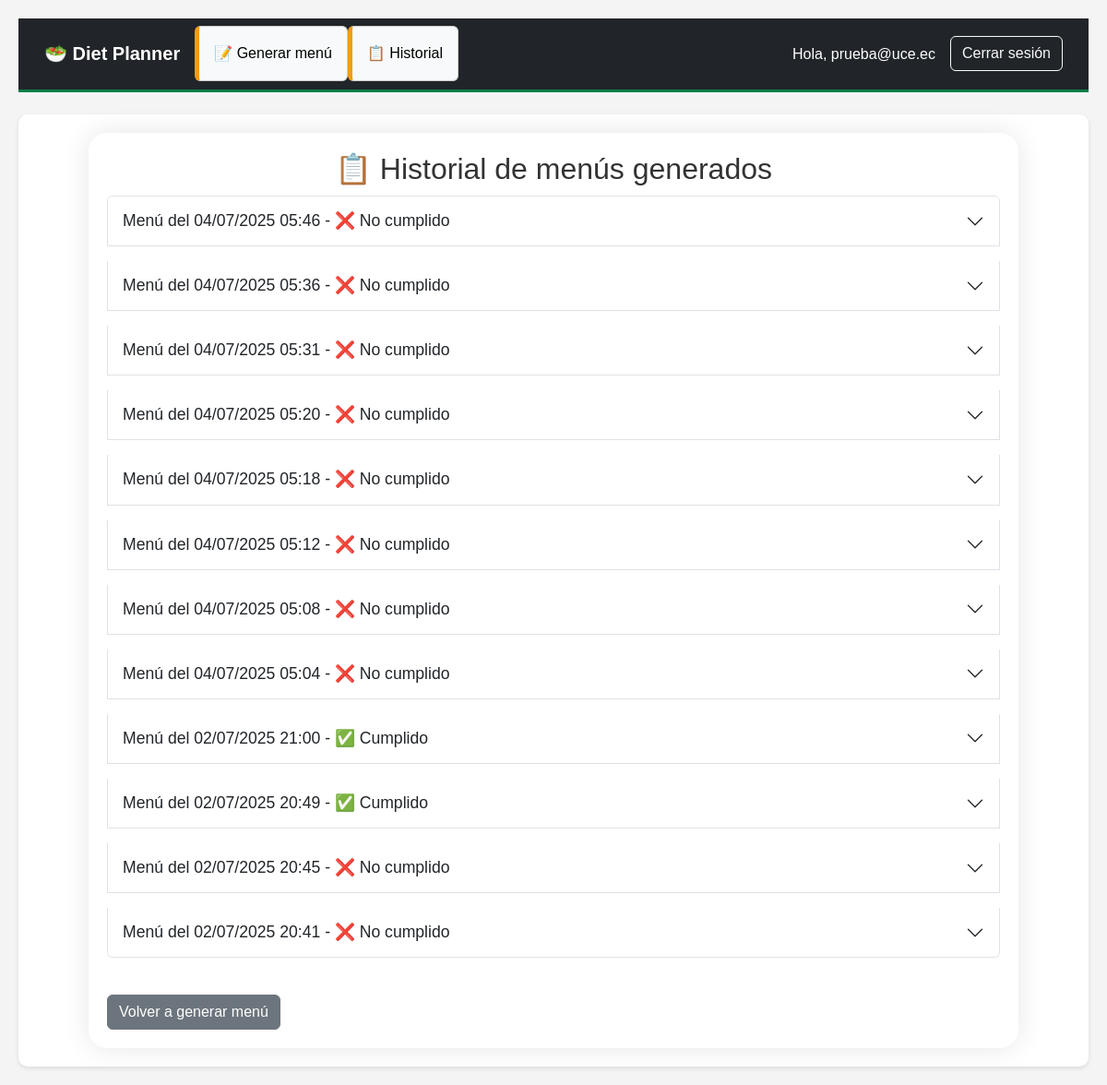
The app's page /historial_menus (signed in) with its own data.
### app/models.py (models this page shows)
class User(db.Model, UserMixin):
    id = db.Column(db.Integer, primary_key=True)
    email = db.Column(db.String(150), unique=True, nullable=False)
    password = db.Column(db.String(150), nullable=False)
    weight = db.Column(db.Float)
    height = db.Column(db.Float)
    age = db.Column(db.Integer)
    gender = db.Column(db.String(20))
    alergias = db.Column(db.Text)  # Puedes guardarlo como string separado por comas

class Menu(db.Model):
    id = db.Column(db.Integer, primary_key=True)
    user_id = db.Column(db.Integer, db.ForeignKey('user.id'), nullable=False)
    html_content = db.Column(db.Text, nullable=False)
    duration_days = db.Column(db.Integer, nullable=False)
    created_at = db.Column(db.DateTime, default=datetime.utcnow)
    cumplido = db.Column(db.Boolean, default=False)
    seguimiento = db.relationship('SeguimientoDia', backref='menu', lazy=True)

### app/routes.py (the view)
@main.route('/historial_menus')
@login_required
def historial_menus():
    menus = Menu.query.filter_by(user_id=current_user.id).order_by(Menu.created_at.desc()).all()
    return render_template('historial_menus.html', menus=menus)

### app/models.py (called while the page is built)
@login_manager.user_loader
def load_user(user_id):
    return User.query.get(int(user_id))

### app/templates/historial_menus.html (shortened to what this page needs)
{% extends "base.html" %}
{% block content %}
<div class="historial-wrapper">
    <h2>📋 Historial de menús generados</h2>
    {% if menus %}
        <div class="accordion" id="menuAccordion">
            {% for menu in menus %}
            <div class="accordion-item mb-3">
                <h2 class="accordion-header" id="heading{{ loop.index }}">
                    <button class="accordion-button collapsed" type="button" data-bs-toggle="collapse"
                            data-bs-target="#collapse{{ loop.index }}" aria-expanded="false"
                            aria-controls="collapse{{ loop.index }}">
                        Menú del {{ menu.created_at.strftime('%d/%m/%Y %H:%M') }} -
                        {% if menu.cumplido %}✅ Cumplido{% else %}❌ No cumplido{% endif %}
                    </button>
                </h2>
                                {{ menu.html_content | safe }}
            </div>
            {% endfor %}
        </div>
    {% else %}
        <p>Aún no has generado ningún menú.</p>
    {% endif %}
    <a href="{{ url_for('main.plan') }}" class="btn btn-secondary mt-4">Volver a generar menú</a>
</div>
{% endblock %}

### app/templates/base.html (shortened to what this page needs)
<!doctype html>
<html lang="es">
  <head>
    <link href="https://cdn.jsdelivr.net/npm/bootstrap@5.3.3/dist/css/bootstrap.min.css" rel="stylesheet">
    <link rel="stylesheet" href="{{ url_for('static', filename='css/style.css') }}">
    <link rel="stylesheet" href="https://cdnjs.cloudflare.com/ajax/libs/font-awesome/6.5.0/css/all.min.css" />
  </head>
  <body class="{{ page_background }}">
    <nav class="navbar navbar-expand-lg navbar-dark bg-dark px-3">
  <div class="container-fluid">
    <a class="navbar-brand" href="{{ url_for('main.dashboard') }}">🥗 Diet Planner</a>
    <div class="collapse navbar-collapse" id="navbarNav">
      {% if current_user.is_authenticated %}
        <ul class="navbar-nav me-auto mb-2 mb-lg-0">
          <li class="nav-item">
            <a class="nav-link" href="{{ url_for('main.plan') }}">📝 Generar menú</a>
          </li>
          <li class="nav-item">
            <a class="nav-link" href="{{ url_for('main.historial_menus') }}">📋 Historial</a>
          </li>
        </ul>
        <span class="navbar-text text-white me-3">
          Hola, {{ current_user.email }}
        </span>
        <a class="btn btn-outline-light" href="{{ url_for('auth.logout') }}">Cerrar sesión</a>
      {% endif %}
    </div>
  </div>
</nav>
    <div class="container mt-4" style="max-width: 1200px;">
      {% block content %}{% endblock %}
    </div>
  </body>
</html>

### app/static/css/style.css (style rules this page uses)
body { font-family: 'Segoe UI', sans-serif; background: url('../img/fondo.jpg') no-repeat center center fixed; background-size: cover; color: #333; margin: 0; padding: 0; }
h1, h2, h3 { color: #2c3e50; }
.navbar { background-color: #2c3e50; border-bottom: 3px solid #087d48; }
.navbar-brand { font-weight: bold; color: #ffffff !important; }
.nav-link { color: #000000 !important; }
.container { background: rgba(255, 255, 255, 0.88); border-radius: 12px; padding: 30px; margin-top: 40px; box-shadow: 0 8px 30px rgba(0, 0, 0, 0.15); }
ul { list-style: none; padding: 0; }
ul li { background: #f7f9fa; border: 1px solid #ccc; border-left: 5px solid #f39c12; padding: 8px; margin-bottom: 1px; border-radius: 6px; }
.historial-wrapper { width: 90%; max-width: 1400px; margin: 0 auto; background-color: #ffffff; border-radius: 20px; padding: 20px; box-shadow: 0 0 30px rgba(0, 0, 0, 0.1); }
.accordion { width: 100%; }
.accordion-button { font-size: 1.1rem; padding: 1rem; }

### records on screen
User: email "prueba@uce.ec"
Menu: created_at "04/07/2025 05:46", cumplido "❌ No cumplido"
Menu: created_at "04/07/2025 05:36", cumplido "❌ No cumplido"
Menu: created_at "04/07/2025 05:31", cumplido "❌ No cumplido"
Menu: created_at "04/07/2025 05:20", cumplido "❌ No cumplido"
Menu: created_at "04/07/2025 05:18", cumplido "❌ No cumplido"
Menu: created_at "04/07/2025 05:12", cumplido "❌ No cumplido"
Menu: created_at "04/07/2025 05:08", cumplido "❌ No cumplido"
Menu: created_at "04/07/2025 05:04", cumplido "❌ No cumplido"
Menu: created_at "02/07/2025 21:00", cumplido "✅ Cumplido"
Menu: created_at "02/07/2025 20:49", cumplido "✅ Cumplido"
Menu: created_at "02/07/2025 20:45", cumplido "❌ No cumplido"
Menu: created_at "02/07/2025 20:41", cumplido "❌ No cumplido"
